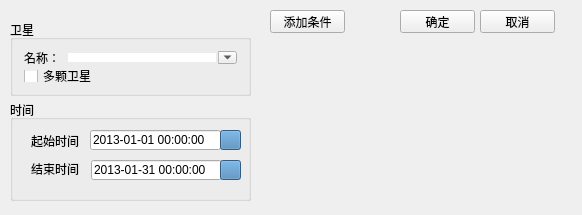
<?xml version="1.0" encoding="UTF-8"?>
<ui version="4.0">
 <class>Advancedsearch</class>
 <widget class="QWidget" name="Advancedsearch">
  <property name="geometry">
   <rect>
    <x>0</x>
    <y>0</y>
    <width>582</width>
    <height>215</height>
   </rect>
  </property>
  <property name="windowTitle">
   <string>高级搜索</string>
  </property>
  <widget class="QGroupBox" name="groupBox_4">
   <property name="geometry">
    <rect>
     <x>10</x>
     <y>20</y>
     <width>241</width>
     <height>76</height>
    </rect>
   </property>
   <property name="title">
    <string>卫星</string>
   </property>
   <layout class="QVBoxLayout" name="verticalLayout_2">
    <item>
     <layout class="QHBoxLayout" name="horizontalLayout">
      <item>
       <widget class="QLabel" name="label">
        <property name="text">
         <string>名称：</string>
        </property>
       </widget>
      </item>
      <item>
       <widget class="QComboBox" name="comboBox">
        <property name="sizePolicy">
         <sizepolicy hsizetype="Expanding" vsizetype="Fixed">
          <horstretch>0</horstretch>
          <verstretch>0</verstretch>
         </sizepolicy>
        </property>
        <property name="mouseTracking">
         <bool>true</bool>
        </property>
        <property name="acceptDrops">
         <bool>true</bool>
        </property>
        <property name="editable">
         <bool>true</bool>
        </property>
        <property name="duplicatesEnabled">
         <bool>false</bool>
        </property>
        <property name="frame">
         <bool>false</bool>
        </property>
       </widget>
      </item>
     </layout>
    </item>
    <item>
     <widget class="QCheckBox" name="multiSatcheckBox">
      <property name="text">
       <string>多颗卫星</string>
      </property>
     </widget>
    </item>
   </layout>
  </widget>
  <widget class="QGroupBox" name="groupBox_2">
   <property name="geometry">
    <rect>
     <x>10</x>
     <y>100</y>
     <width>241</width>
     <height>101</height>
    </rect>
   </property>
   <property name="title">
    <string>时间</string>
   </property>
   <widget class="QLineEdit" name="startdateEdit">
    <property name="geometry">
     <rect>
      <x>80</x>
      <y>30</y>
      <width>131</width>
      <height>20</height>
     </rect>
    </property>
    <property name="text">
     <string>2013-01-01 00:00:00</string>
    </property>
   </widget>
   <widget class="QPushButton" name="startdateButton">
    <property name="geometry">
     <rect>
      <x>210</x>
      <y>30</y>
      <width>21</width>
      <height>20</height>
     </rect>
    </property>
    <property name="styleSheet">
     <string notr="true">background-color:rgb(70,130,180);</string>
    </property>
    <property name="text">
     <string/>
    </property>
    <property name="icon">
     <iconset resource="QFramer.qrc">
      <normaloff>:/skin/icons/light/appbar.calendar.png</normaloff>:/skin/icons/light/appbar.calendar.png</iconset>
    </property>
    <property name="iconSize">
     <size>
      <width>25</width>
      <height>25</height>
     </size>
    </property>
   </widget>
   <widget class="QLineEdit" name="enddateEdit">
    <property name="geometry">
     <rect>
      <x>81</x>
      <y>60</y>
      <width>131</width>
      <height>20</height>
     </rect>
    </property>
    <property name="text">
     <string>2013-01-31 00:00:00</string>
    </property>
   </widget>
   <widget class="QPushButton" name="enddateButton">
    <property name="geometry">
     <rect>
      <x>210</x>
      <y>60</y>
      <width>21</width>
      <height>20</height>
     </rect>
    </property>
    <property name="styleSheet">
     <string notr="true">background-color:rgb(70,130,180);</string>
    </property>
    <property name="text">
     <string/>
    </property>
    <property name="icon">
     <iconset resource="QFramer.qrc">
      <normaloff>:/skin/icons/light/appbar.calendar.png</normaloff>:/skin/icons/light/appbar.calendar.png</iconset>
    </property>
    <property name="iconSize">
     <size>
      <width>25</width>
      <height>25</height>
     </size>
    </property>
   </widget>
   <widget class="QLabel" name="label_8">
    <property name="geometry">
     <rect>
      <x>21</x>
      <y>33</y>
      <width>48</width>
      <height>16</height>
     </rect>
    </property>
    <property name="text">
     <string>起始时间</string>
    </property>
   </widget>
   <widget class="QLabel" name="label_7">
    <property name="geometry">
     <rect>
      <x>21</x>
      <y>61</y>
      <width>48</width>
      <height>16</height>
     </rect>
    </property>
    <property name="text">
     <string>结束时间</string>
    </property>
   </widget>
  </widget>
  <widget class="QPushButton" name="okButton">
   <property name="geometry">
    <rect>
     <x>400</x>
     <y>10</y>
     <width>75</width>
     <height>23</height>
    </rect>
   </property>
   <property name="text">
    <string>确定</string>
   </property>
  </widget>
  <widget class="QPushButton" name="cancelButton">
   <property name="geometry">
    <rect>
     <x>480</x>
     <y>10</y>
     <width>75</width>
     <height>23</height>
    </rect>
   </property>
   <property name="text">
    <string>取消</string>
   </property>
  </widget>
  <widget class="QPushButton" name="addButton">
   <property name="geometry">
    <rect>
     <x>270</x>
     <y>10</y>
     <width>75</width>
     <height>23</height>
    </rect>
   </property>
   <property name="text">
    <string>添加条件</string>
   </property>
  </widget>
  <widget class="QWidget" name="layoutWidget">
   <property name="geometry">
    <rect>
     <x>270</x>
     <y>50</y>
     <width>287</width>
     <height>691</height>
    </rect>
   </property>
   <layout class="QVBoxLayout" name="verticalLayout"/>
  </widget>
 </widget>
 <layoutdefault spacing="6" margin="11"/>
 <resources>
  <include location="QFramer.qrc"/>
 </resources>
 <connections/>
</ui>
